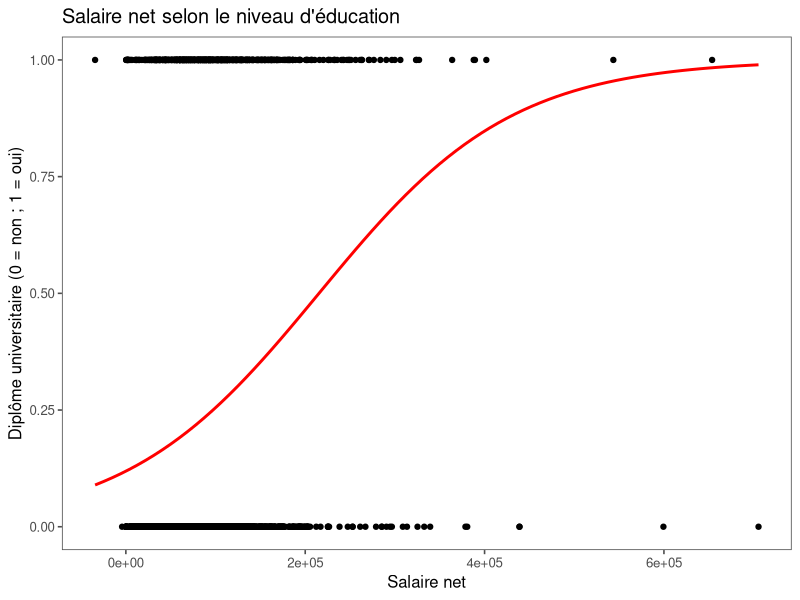
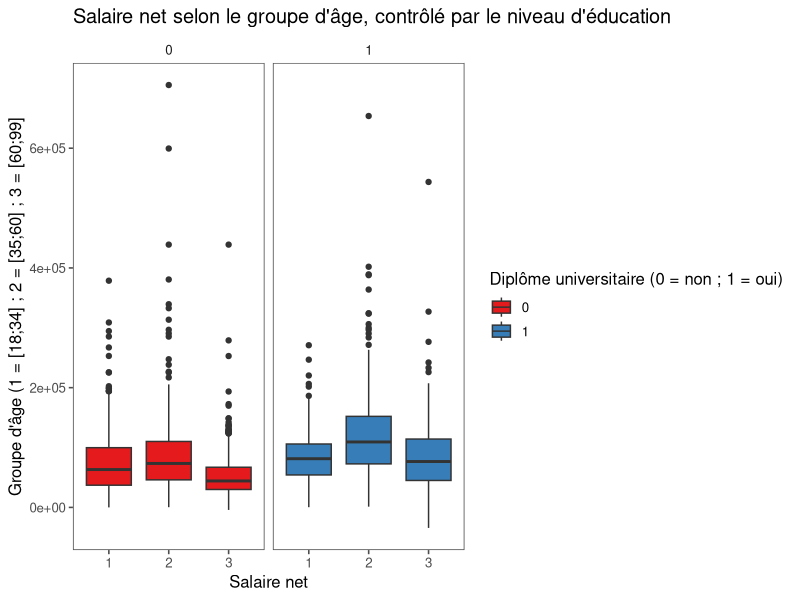

Write R code to recreate these figures, in order.
## ---- chunk 1

# Chargement des librairies

library(readr)
library(dplyr)
library(tidyverse)
library(ggthemes)
## ---- chunk 2

# Chargement de la base de données

an_test <- read_csv("an_test.csv")
## ---- chunk 3

# Transformation de la variable indépendante "Niveau d'éducation"

an_test <-
  an_test %>%
  filter(!is.na(CFATINC), !is.na(HLEV2G)) %>%
  mutate(HLEV2G_2 = case_when(
    HLEV2G == 1 ~ 0,
    HLEV2G == 2 ~ 0,
    HLEV2G == 3 ~ 0,
    HLEV2G == 4 ~ 1,
    HLEV2G == 6 ~ NA,
    HLEV2G == 9 ~ NA
  ))
## ---- chunk 4

# Création du modèle de régression logistique

lrm1 <- glm(formula = HLEV2G_2 ~ CFATINC, family = "binomial", data = an_test)

# Affichage du modèle

summary(lrm1)
## ---- chunk 5

# Visualisation du modèle

ggplot(an_test %>% filter(!is.na(HLEV2G_2)), aes(x = CFATINC, y = HLEV2G_2)) +
  geom_point() +
  stat_smooth(method = "glm", color = "red", se = FALSE,
              method.args = list(family = binomial)) +
  labs(
    title = "Salaire net selon le niveau d'éducation", 
    x = "Salaire net", 
    y = "Diplôme universitaire (0 = non ; 1 = oui)") +
  theme_few()
## ---- chunk 6

# Transformation de la variable indépendante "Groupe d'âge"

an_test <-
  an_test %>%
  mutate(AGEGP_2 = case_when(
         AGEGP < 5 ~ NA,
         AGEGP >= 5 & AGEGP < 9 ~ 1,
         AGEGP >= 9 & AGEGP < 14 ~ 2,
         AGEGP >= 14 ~ 3
  ))
## ---- chunk 7

# Modèle d'analyse ANOVA

an_test %>%
  select(AGEGP, CFATINC, HLEV2G_2) %>%
  drop_na() %>%
  aov(CFATINC ~ AGEGP + HLEV2G_2, data = .) %>%
  summary()
## ---- chunk 8

# Visualisation du modèle d'analyse ANOVA

ggplot(an_test %>% filter(!is.na(HLEV2G_2), !is.na(AGEGP_2)), aes(x = as.factor(AGEGP_2), y = CFATINC, fill = as.factor(HLEV2G_2))) +
  geom_boxplot(na.rm = TRUE) +
  labs(
    title = "Salaire net selon le groupe d'âge, contrôlé par le niveau d'éducation", 
    x = "Salaire net", 
    y = "Groupe d'âge (1 = [18;34] ; 2 = [35;60] ; 3 = [60;99]") +
  facet_wrap(~ as.factor(HLEV2G_2), scales = "free_x") +
  scale_fill_brewer(name = "Diplôme universitaire (0 = non ; 1 = oui)", palette = "Set1") +
  theme_few()
